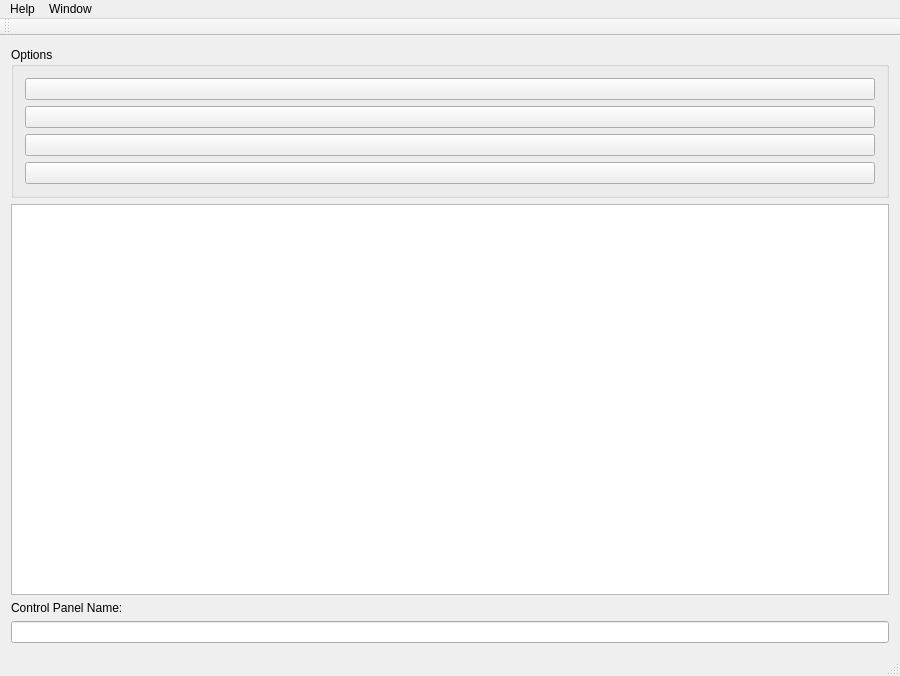
<?xml version="1.0" encoding="UTF-8"?>
<ui version="4.0">
 <class>ControlPanelClass</class>
 <widget class="QMainWindow" name="ControlPanelClass">
  <property name="geometry">
   <rect>
    <x>0</x>
    <y>0</y>
    <width>900</width>
    <height>676</height>
   </rect>
  </property>
  <property name="windowTitle">
   <string>ControlPanel</string>
  </property>
  <property name="windowIcon">
   <iconset resource="controlpanel.qrc">
    <normaloff>:/ControlPanel/Resources/quasilogo.ico</normaloff>:/ControlPanel/Resources/quasilogo.ico</iconset>
  </property>
  <widget class="QWidget" name="centralWidget">
   <layout class="QVBoxLayout" name="verticalLayout">
    <item>
     <widget class="QGroupBox" name="groupBox">
      <property name="title">
       <string>Options</string>
      </property>
      <layout class="QGridLayout" name="gridLayout">
       <item row="0" column="0">
        <widget class="QPushButton" name="startOrderButton">
         <property name="toolTip">
          <string/>
         </property>
         <property name="text">
          <string/>
         </property>
         <property name="icon">
          <iconset resource="controlpanel.qrc">
           <normaloff>:/ControlPanel/Resources/play.png</normaloff>:/ControlPanel/Resources/play.png</iconset>
         </property>
         <property name="iconSize">
          <size>
           <width>32</width>
           <height>32</height>
          </size>
         </property>
        </widget>
       </item>
       <item row="1" column="0">
        <widget class="QPushButton" name="stopOrderButton">
         <property name="text">
          <string/>
         </property>
         <property name="icon">
          <iconset resource="controlpanel.qrc">
           <normaloff>:/ControlPanel/Resources/stop.png</normaloff>:/ControlPanel/Resources/stop.png</iconset>
         </property>
         <property name="iconSize">
          <size>
           <width>32</width>
           <height>32</height>
          </size>
         </property>
        </widget>
       </item>
       <item row="2" column="0">
        <widget class="QPushButton" name="removeOrderButton">
         <property name="text">
          <string/>
         </property>
         <property name="icon">
          <iconset resource="controlpanel.qrc">
           <normaloff>:/ControlPanel/Resources/remove.png</normaloff>:/ControlPanel/Resources/remove.png</iconset>
         </property>
         <property name="iconSize">
          <size>
           <width>32</width>
           <height>32</height>
          </size>
         </property>
        </widget>
       </item>
       <item row="3" column="0">
        <widget class="QPushButton" name="addOrderButton">
         <property name="text">
          <string/>
         </property>
         <property name="icon">
          <iconset resource="controlpanel.qrc">
           <normaloff>:/ControlPanel/Resources/add.png</normaloff>:/ControlPanel/Resources/add.png</iconset>
         </property>
         <property name="iconSize">
          <size>
           <width>32</width>
           <height>32</height>
          </size>
         </property>
        </widget>
       </item>
      </layout>
     </widget>
    </item>
    <item>
     <widget class="QTableView" name="orderTable">
      <property name="editTriggers">
       <set>QAbstractItemView::NoEditTriggers</set>
      </property>
      <property name="alternatingRowColors">
       <bool>false</bool>
      </property>
      <property name="selectionMode">
       <enum>QAbstractItemView::ExtendedSelection</enum>
      </property>
      <property name="selectionBehavior">
       <enum>QAbstractItemView::SelectRows</enum>
      </property>
      <property name="sortingEnabled">
       <bool>false</bool>
      </property>
      <attribute name="horizontalHeaderCascadingSectionResizes">
       <bool>false</bool>
      </attribute>
      <attribute name="horizontalHeaderStretchLastSection">
       <bool>true</bool>
      </attribute>
      <attribute name="verticalHeaderCascadingSectionResizes">
       <bool>true</bool>
      </attribute>
      <attribute name="verticalHeaderShowSortIndicator" stdset="0">
       <bool>false</bool>
      </attribute>
      <attribute name="verticalHeaderStretchLastSection">
       <bool>false</bool>
      </attribute>
     </widget>
    </item>
    <item>
     <widget class="QLabel" name="cpNameLabel">
      <property name="text">
       <string>Control Panel Name:</string>
      </property>
     </widget>
    </item>
    <item>
     <widget class="QLineEdit" name="cpNameLineEdit"/>
    </item>
   </layout>
  </widget>
  <widget class="QMenuBar" name="menuBar">
   <property name="geometry">
    <rect>
     <x>0</x>
     <y>0</y>
     <width>900</width>
     <height>21</height>
    </rect>
   </property>
   <widget class="QMenu" name="HelpMenu">
    <property name="title">
     <string>Help</string>
    </property>
    <addaction name="AboutAction"/>
   </widget>
   <widget class="QMenu" name="menuWindow">
    <property name="title">
     <string>Window</string>
    </property>
    <addaction name="actionReferals"/>
    <addaction name="actionQueue"/>
    <addaction name="actionDebug"/>
   </widget>
   <addaction name="HelpMenu"/>
   <addaction name="menuWindow"/>
  </widget>
  <widget class="QToolBar" name="mainToolBar">
   <attribute name="toolBarArea">
    <enum>TopToolBarArea</enum>
   </attribute>
   <attribute name="toolBarBreak">
    <bool>false</bool>
   </attribute>
  </widget>
  <widget class="QStatusBar" name="statusBar"/>
  <action name="AboutAction">
   <property name="text">
    <string>About</string>
   </property>
  </action>
  <action name="actionReferals">
   <property name="text">
    <string>Referrals</string>
   </property>
  </action>
  <action name="actionQueue">
   <property name="text">
    <string>Queue</string>
   </property>
  </action>
  <action name="actionDebug">
   <property name="text">
    <string>Debug</string>
   </property>
  </action>
 </widget>
 <layoutdefault spacing="6" margin="11"/>
 <resources>
  <include location="controlpanel.qrc"/>
 </resources>
 <connections/>
</ui>
